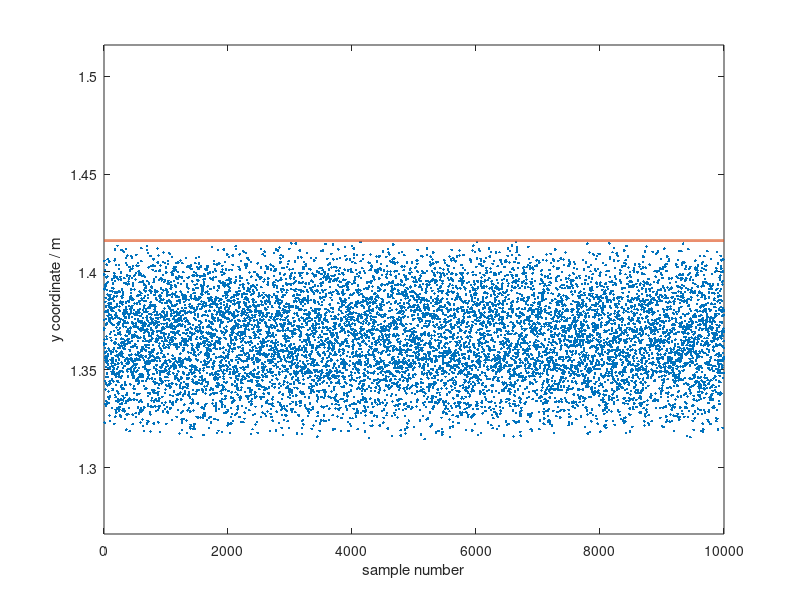

MATLAB code to generate this figure:
%% evaluation of the 2d plane with 2d  forward kinematics problem solution
% forward kinematics for original configuration

% robot definition 
% robot configurations
ROBOT = '2d2linkBot';
theta1 = pi/3;
theta2 = pi/6;
ys_ori = [theta1; theta2];


% forward kinematics 
xpos = cos(theta1) + cos(theta2);
ypos = sin(theta1) + sin(theta2);

% cases 

ydist = 0.05;
lmd = 0.0372;

%% sampling to verify the joint bound approximated forward kinematics
% precomputed lmd as the joint bound 
ywall = xpos + ydist;

sample_num = 10000;
xpos_approx_samples = zeros(sample_num,1);
violate = 0;
min_dist = 999;

for i = 1:sample_num
    ys = -1 + 2*rand(2,1); % sampling a y vector within [-1,1]
    ys_pert = ys*lmd + ys_ori; % perturbed y vector
    xpos_per = cos(ys_pert(1)) + cos(ys_pert(2));
    ypos_per = sin(ys_pert(1)) + sin(ys_pert(2));
    xpos_approx_samples(i) = ypos_per; % y wall 
    % violation check
    if ypos_per > ywall
        violate = violate + 1;
    end
    % update optimality 
    dist = ywall - ypos_per;
    if dist < min_dist
        min_dist = dist;
    end
end

figure
plot(xpos_approx_samples,'.');
hold on 
% plot the solidline to demonstrate 1.8
yline = ywall * ones(sample_num,1); % x wall
plot(yline,'-','lineWidth',2);
hold on 
% limitation 
xlabel('sample number');
ylabel('y coordinate / m');
ylim([ywall-0.15, ywall + 0.1]); % y wall 
% disp(max(xpos_approx_samples));
disp( violate);
disp( min_dist);